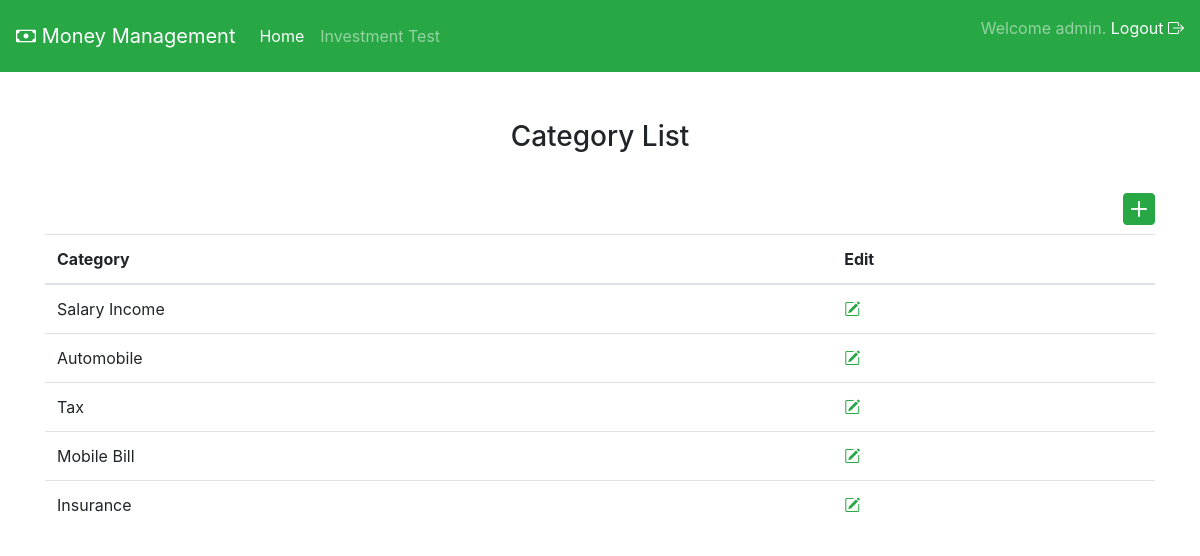
The app's page /categories (signed in) with its own data.
### savings/models.py (models this page shows)
class TransactionCategory(models.Model):
    category = models.CharField(max_length=50)

### savings/views.py (the view)
# urls.py: path('categories', views.get_accounts_categories, name='bank-acct-categories'),
@login_required
def get_accounts_categories(request):
    categories = TransactionCategory.objects.all()
    context = {"categories": categories}
    return render(request, 'savings/category_list.html', context=context)

### savings/templates/savings/category_list.html (shortened to what this page needs)
{% extends 'home/base.html' %}
{% block body_block %}
<div class="container">
    <div class="text-center">
        <h3>Category List</h3>
        <br>
    </div>
    <div class="text-right">
        <a href="{% url 'add_savings_acct_category'%}"><i class="bi bi-plus-square-fill text-success" style="font-size: 2rem; color: cornflowerblue;"></i></a>
    </div>
    <table class="table  table-hover">
        <thead>
        <tr>
            <th scope="col">Category</th>
            <th >Edit</th>
        </tr>
        </thead>
        <tbody>
            {% for category in categories %}
            <tr>
                <td>{{category.category }}</td>
                <td><a href="categories/update/{{category.id}}"><i class="bi bi-pencil-square text-success" style="font-size: 1rem; color: cornflowerblue;"></i></a></td>
            </tr>
            {% endfor %}
        </tbody>
    </table>
</div>
{% endblock %}

### home/templates/home/base.html (shortened to what this page needs)
<!DOCTYPE html>
<html lang="en">
<head>
    <link rel='stylesheet' href='https://cdn.datatables.net/1.10.20/css/dataTables.bootstrap.min.css'>
    <link rel='stylesheet' href='https://cdn.datatables.net/1.10.20/css/jquery.dataTables.min.css'>
    <link rel='stylesheet' href='https://cdn.datatables.net/buttons/1.6.0/css/buttons.dataTables.min.css'>
    <link rel="stylesheet" href="https://cdn.jsdelivr.net/npm/bootstrap@4.6.0/dist/css/bootstrap.min.css">
    <link rel="stylesheet" href="https://cdn.jsdelivr.net/npm/bootstrap-icons@1.5.0/font/bootstrap-icons.css">
    <link href="https://cdn.jsdelivr.net/npm/select2@4.1.0-rc.0/dist/css/select2.min.css" rel="stylesheet" />
</head>
<body>
<nav class="navbar navbar-expand-lg navbar-dark bg-success">
    <a class="navbar-brand" href="#"><i class="bi bi-cash"></i> Money Management</a>
    <div class="collapse navbar-collapse" id="navbarText">
        <ul class="navbar-nav mr-auto">
            {% if user.is_authenticated %}
            <li class="nav-item active">
                <a class="nav-link" href="{% url 'home' %}">Home <span class="sr-only">(current)</span></a>
            </li>
            {% endif %}
            <li class="nav-item">
                <a class="nav-link" href="{% url 'inv_return_test' %}">Investment Test</a>
            </li>
        </ul>
        <span class="navbar-text">
            {% if user.is_authenticated %}
            <p>Welcome {{ user.username }}.
                <a href="{% url 'logout' %}">Logout <i class="bi bi-box-arrow-right"></i></a>
            </p>
            {% else %}
            <p>Welcome Guest <a href="{% url 'login' %}">Login <i class="bi bi-box-arrow-left"></i></a></p>
            {% endif %}
        </span>
    </div>
</nav>
<br><br>
{% block body_block %}
{% endblock %}
</body>
</html>

### records on screen
TransactionCategory: category "Salary Income"
TransactionCategory: category "Automobile"
TransactionCategory: category "Tax"
TransactionCategory: category "Mobile Bill"
TransactionCategory: category "Insurance"

### other values on screen
{{ user.username }} "admin"
